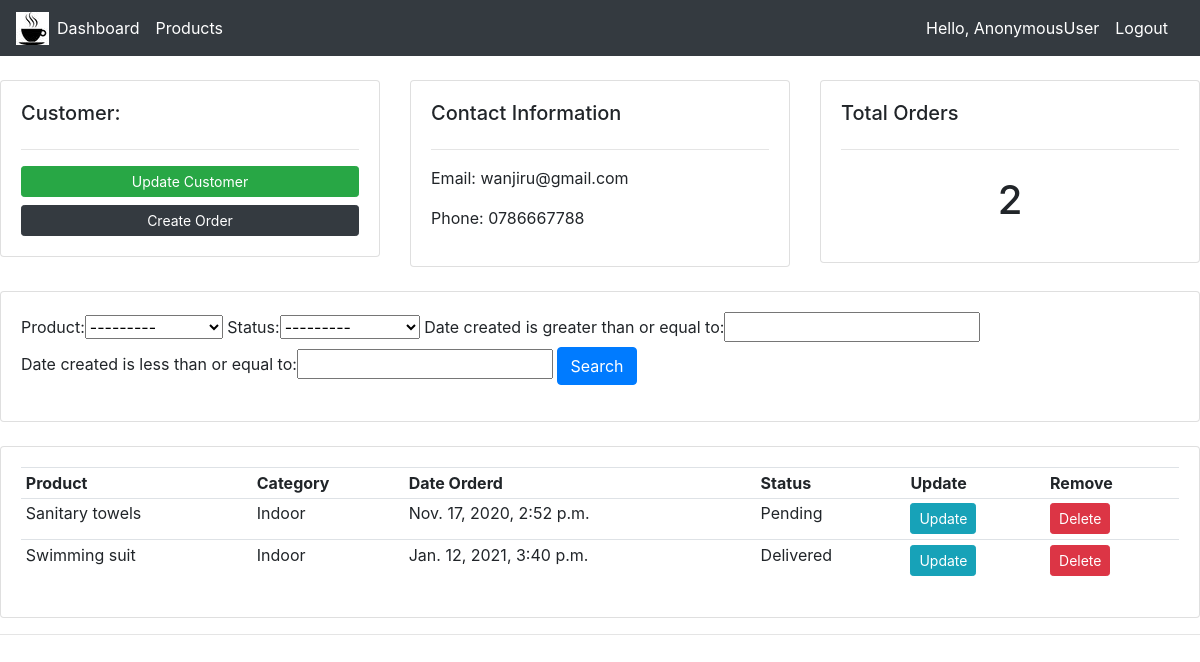
Before: /customers/3/ with the older database file.
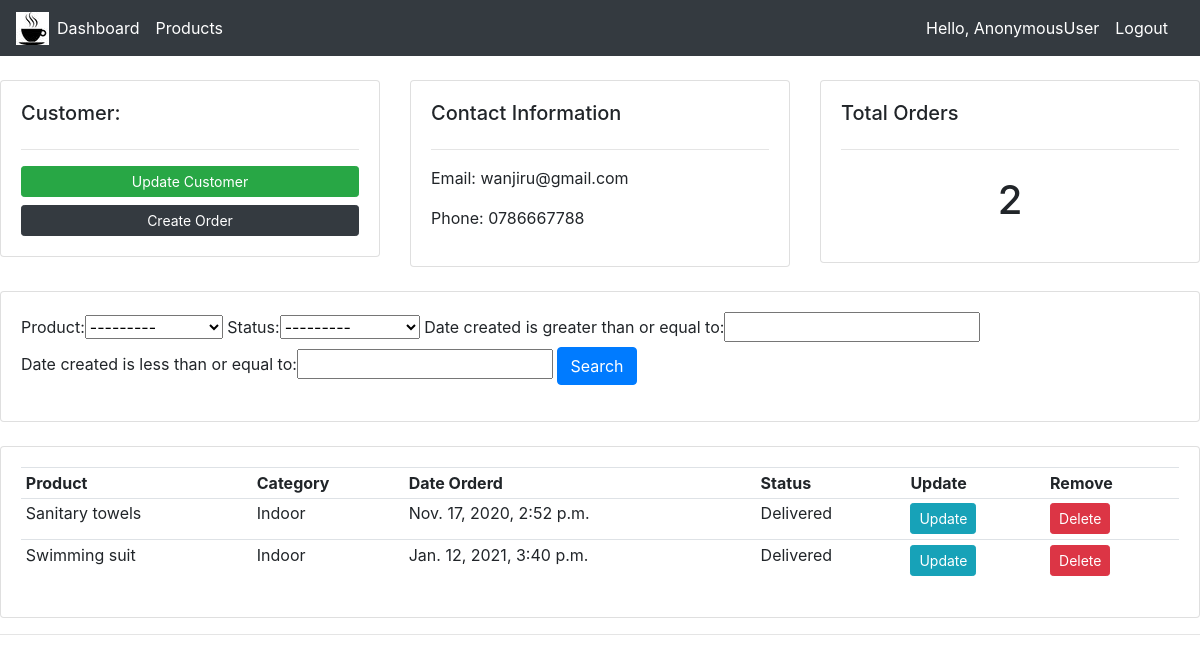
After: the same page with the newer database file.
### customer_app/models.py (models this page shows, shortened)
class Order(models.Model):
    STATUS = (
        ('Pending', 'Pending'),
        ('Out for delivery', 'Out for delivery'),
        ('Delivered', 'Delivered'),
    )
    customer = models.ForeignKey(Customer, default=None, on_delete=models.CASCADE) # cascade deletes the whole order when a customer is deleted
    product = models.ForeignKey(Product, null=True, on_delete=models.SET_NULL) # set_null does not delete the whole order if a product is deleted
    date_created = models.DateTimeField(default=timezone.now)
    status = models.CharField(max_length=200, choices=STATUS)

class Product(models.Model):
    CATEGORY = (
        ('Indoor', 'Indoor'),
        ('Out Door', 'Out Door'),
    )
    name = models.CharField(max_length=200)
    price = models.FloatField()
    category = models.CharField(max_length=200, choices=CATEGORY)
    description = models.CharField(max_length=200)
    tag = models.ManyToManyField(Tag)
    date_created = models.DateTimeField(default=timezone.now)
    def __str__(self):
        return self.name

### customer_app/views.py (the view)
# urls.py: path('customers/<int:pk>/', views.customers, name='customers'),
def customers(request, pk):
    customer = Customer.objects.get(id=pk)
    orders = customer.order_set.all()
    orders_count = orders.count()
    myFilter = OrderFilter(request.GET, queryset = orders)
    orders = myFilter.qs
    context = {'customer':customer, 'orders':orders, 'orders_count':orders_count, 'myFilter':myFilter}
    return render(request, 'customer_app/customers.html', context)

### templates/customer_app/customers.html
{% extends 'base.html' %}
{% block content %}
    <br>
    <div class="row">
        <div class="col-md">
            <div class="card card-body">
                <h5>Customer:</h5>
                <hr>
                <a class="btn btn-success btn-sm btn-block" href="">Update Customer</a>
                <a class="btn btn-dark btn-sm btn-block" href="{% url 'create_order' customer.id %}">Create Order</a>
            </div>
        </div>
        <div class="col-md">
            <div class="card card-body">
                <h5>Contact Information</h5>
                <hr>
                <p>Email: {{ customer.email}}</p>
                <p>Phone: {{ customer.phone}}</p>
            </div>
        </div>
        <div class="col-md">
            <div class="card card-body">
                <h5>Total Orders</h5>
                <hr>
                <h1 style="text-align: center;padding: 10px"> {{orders_count}}</h1>
            </div>
        </div>
    </div>
    <br>
    <div class="row">
        <div class="col">
            <div class="card card-body">
                <form method="get">
                    {{myFilter.form}}
                <button class="btn btn-primary" type="submit">Search</button>
            </form>
            </div>
        </div>
    </div>
    <br>
    <div class="row">
        <div class="col-md">
            <div class="card card-body">
                <table class="table table-sm">
                    <tr>
                        <th>Product</th>
                        <th>Category</th>
                        <th>Date Orderd</th>
                        <th>Status</th>
                        <th>Update</th>
                        <th>Remove</th>
                    </tr>
                    {% for order in orders %}
                    <tr>
                        <td>{{ order.product }}</td>
                        <td>{{ order.product.category }}</td>
                        <td>{{ order.date_created }}</td>
                        <td>{{ order.status }}</td>
                        <td><a class="btn btn-sm btn-info" href="{% url 'update_order' order.id %}">Update</a></td>
                        <td><a class="btn btn-sm btn-danger" href="{% url 'delete_order' order.id %}">Delete</a></td>
                    </tr>
                    {% endfor %}
                </table>
            </div>
        </div>
    </div>
{% endblock content %}

Changed rows visible on the page:
changed Order "Nov. 17, 2020, 2:52 p.m.": status "Pending" → "Delivered"
